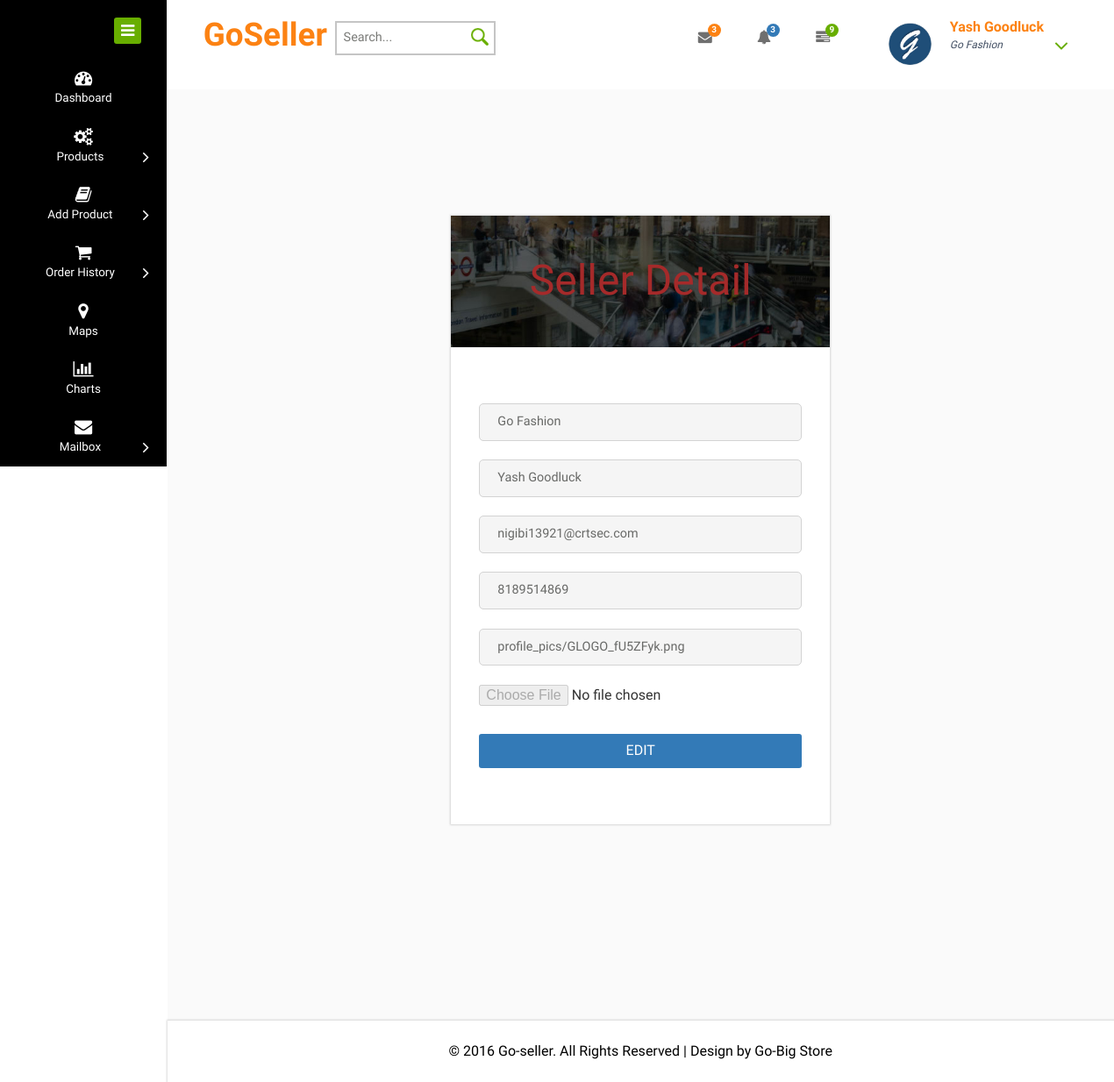
The app's page /seller/profile/ (signed in) with its own data.
### seller/models.py (models this page shows, shortened)
class Seller(models.Model):
    shop_name = models.CharField(max_length=50)
    name = models.CharField(max_length=50)
    email = models.EmailField(unique=True)
    password = models.CharField(max_length=50)
    gst_no = models.CharField(max_length=15)
    profile_pic = models.FileField(upload_to='profile_pics',default="default.png")

### seller/views.py (the view)
# urls.py: path('profile/', profile, name='profile'),
def profile(request):
    try:
        seller_active(request)
        return render(request ,'seller_profile.html',{'seller_details':seller_details,'disabled':'disabled','method':'get'})
    except:
        return render(request,'seller_profile.html')

### seller/views.py (called while the page is built)
def seller_active(request):
      global seller_details
      seller_details = Seller.objects.get(email= request.session['seller_email'] )

### seller/templates/seller_profile.html (shortened to what this page needs)
{% extends 'seller_header.html' %}
{% load static %}
{% block content %}
<div class="inner-block" style="padding: 0 0 80px 0">
    <div class="signup-page-main">
      <div class="signup-main">
        <div class="signup-head">
          <h1 style="color: brown">Seller Detail</h1>
        </div>
        <div class="signup-block" >
          <form
            action="{% url 'edit_details' %}"
            method={{method}}
            enctype="multipart/form-data"
          >
            <input
            type="text"
            name="shop_name"
            value = "{{seller_details.shop_name}}"
            placeholder="Shop Name"
            required=""
            {{disabled}}
          />
          <input
            type="text"
            name="name"
            value = "{{seller_details.name}}"
            placeholder="Seller Name"
            required=""
            {{disabled}}
          />
          <input type="text" name="email" disabled placeholder="Email" value = {{seller_details.email}} required="" />
          <input
            type="text"
            name="gst_no"
            value = "{{seller_details.gst_no}}"
            placeholder="GST No."
            required=""
            {{disabled}}
          />
          <input
            type="text"
            value = {{seller_details.profile_pic}}
            placeholder="Profile Pic"
            required=""
            disabled
          />
          <input type="file" {{disabled}} value={{seller_details.profile_pic}} accept = 'image/*'  name="profile_pic" />
            <input type="submit" name="Sign In" value="EDIT" />
          </form>
        </div>
      </div>
    </div>
  </div>
  <div class="copyrights">
    <p>
      © 2016 Go-seller. All Rights Reserved | Design by
      <a href="{% url 'index' %}" target="_blank">Go-Big Store</a>
    </p>
  </div>
{% endblock %}

### seller/templates/seller_header.html (shortened to what this page needs)
{% load static %}
<!DOCTYPE HTML>
<html>
<head>
<link href='{% static "css1/bootstrap.css" %}' rel="stylesheet" type="text/css" media="all">
<link href='{% static "css1/style.css" %}' rel="stylesheet" type="text/css" media="all"/>
<link href='{% static "css1/font-awesome.css" %}' rel="stylesheet">
</head>
<body>
<div class="page-container">
   <div class="left-content">
	   <div class="mother-grid-inner">
					<div class="header-main">
						<div class="header-left">
								<div class="logo-name">
										 <a href="{% url 'seller_index' %}"> <h1>GoSeller</h1>
									  </a>
								</div>
									<div class="search-box">
										<form>
											<input type="text" placeholder="Search..." required="">
											<input type="submit" value="">
										</form>
									</div>
							 </div>
							 <div class="header-right">
								<div class="profile_details_left">
									<ul class="nofitications-dropdown">
										<li class="dropdown head-dpdn">
											<a href="#" class="dropdown-toggle" data-toggle="dropdown" aria-expanded="false"><i class="fa fa-envelope"></i><span class="badge">3</span></a>
										</li>
										<li class="dropdown head-dpdn">
											<a href="#" class="dropdown-toggle" data-toggle="dropdown" aria-expanded="false"><i class="fa fa-bell"></i><span class="badge blue">3</span></a>
										</li>
										<li class="dropdown head-dpdn">
											<a href='#' class="dropdown-toggle" data-toggle="dropdown" aria-expanded="false"><i class="fa fa-tasks"></i><span class="badge blue1">9</span></a>
										</li>
									</ul>
									<div class="clearfix"> </div>
								</div>
								<div class="profile_details">
									<ul>
										<li class="dropdown profile_details_drop">
											<a href="#" class="dropdown-toggle" data-toggle="dropdown" aria-expanded="false">
												<div class="profile_img">
													<span class="prfil-img"><img src='{{seller_details.profile_pic.url}}' style = " max-width:70px; max-height:70px; border-radius:60%" alt=""> </span>
													<div class="user-name">
														<p>{{seller_details.name}}</p>
														<span>{{seller_details.shop_name}}</span>
													</div>
													<i class="fa fa-angle-down lnr"></i>
													<div class="clearfix"></div>
												</div>
											</a>
										</li>
									</ul>
								</div>
								<div class="clearfix"> </div>
							</div>
						 <div class="clearfix"> </div>
					</div>
    {% block content %}
    {% endblock %}
    <div class="sidebar-menu" style='background-Color:#202121'>
        <div class="logo"> <a href="{% url 'seller_index' %}" class="sidebar-icon"> <span class="fa fa-bars"></span> </a>  </div>
      <div class="menu" style='background-Color:black'>
        <ul id="menu" >
          <li id="menu-home" ><a href="{% url 'seller_index' %}"><i class="fa fa-tachometer"></i><span>Dashboard</span></a></li>
          <li><a href="{% url 'products' %}"><i class="fa fa-cogs"></i><span>Products</span><span class="fa fa-angle-right" style="float: right"></span></a>
          </li>
          <li id="menu-comunicacao" ><a href="{% url 'add_product' %}"><i class="fa fa-book nav_icon"></i><span>Add Product</span><span class="fa fa-angle-right" style="float: right"></span></a>
          </li>
          <li id="menu-academico" ><a href=><i class="fa fa-shopping-cart"></i><span>Order History</span><span class="fa fa-angle-right" style="float: right"></span>
          </li>
          <li><a href="{% url 'map' %}"><i class="fa fa-map-marker"></i><span>Maps</span></a></li>
          <li><a href="{% url 'charts' %}"><i class="fa fa-bar-chart"></i><span>Charts</span></a></li>
          <li><a href="#"><i class="fa fa-envelope"></i><span>Mailbox</span><span class="fa fa-angle-right" style="float: right"></span></a>
          </li>
        </ul>
      </div>
</div>
</div>
</body>
</html>

### records on screen
Seller: profile_pic (picture), name "Yash Goodluck", shop_name "Go Fashion", email "nigibi13921@crtsec.com", gst_no "8189514869", profile_pic "profile_pics/GLOGO_fU5ZFyk.png"
